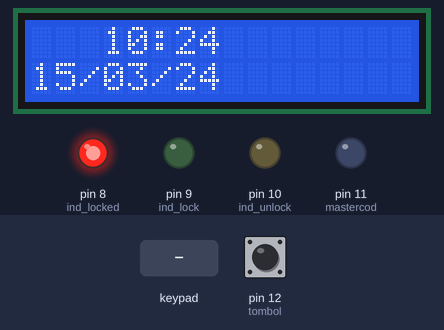
Simulated run of this sketch. Board: Arduino Uno, built with avr-gcc and run on an emulated ATmega328P. Shown: 16×2 character LCD, output pins drawn as LEDs (lit = HIGH). Wiring (from diagram.json): DS1307 clock at I2C address 0x68. Dashed ring = blinking. The inputs (shaded band) are chosen by the test bench; at power-on: pin 12 (tombol) HIGH. The local clock reads 2024-03-15 10:24:30 at power-on unless the sketch sets it.

Above: at 4.3 s.
4.4 s: pin 12 (tombol) pulled LOW for 3.2 s
At 4.9 s:
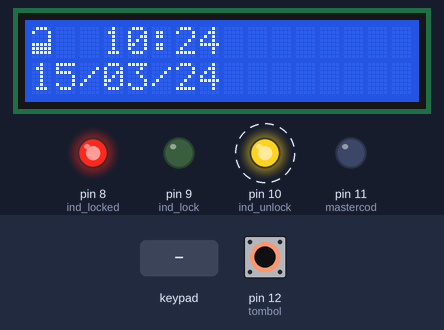
9.1 s: keypad keys 1 2 3 4 # pressed 0.4 s apart
At 12.5 s:
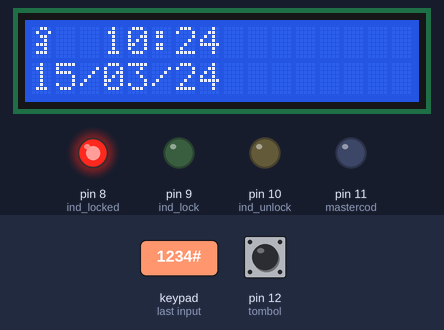
14.1 s: pin 12 (tombol) pulled LOW for 0.15 s
At 15.8 s:
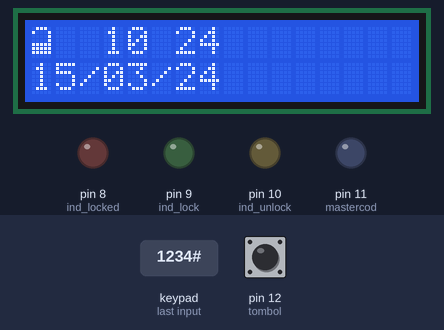
17.2 s: keypad keys 5 6 7 8 # pressed 0.4 s apart
At 19.8 s:
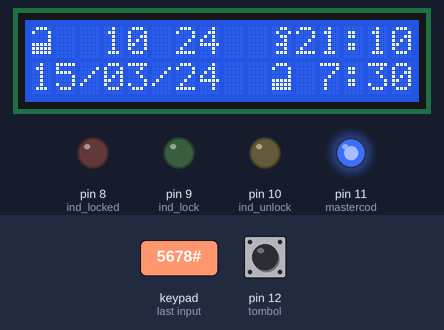
22.2 s: keypad keys 1 2 3 4 # pressed 0.4 s apart
At 25.8 s:
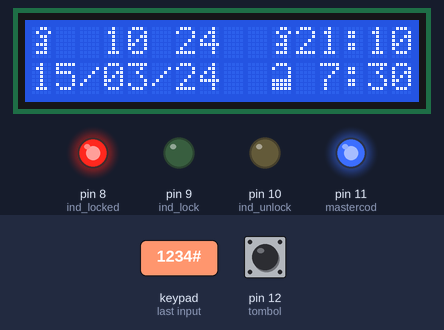
27.2 s: pin 12 (tombol) pulled LOW for 1 s
At 27.7 s:
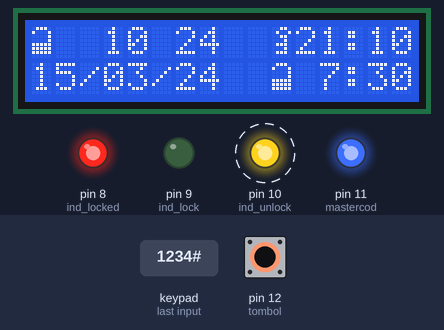
Timing chart, 0 to 30.2 s (numbered marks = the images above; inputs shaded):
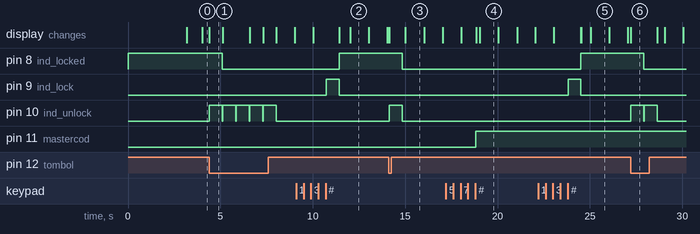

The sketch:

Kunci.ino
```cpp
#include <Wire.h> // gunakan pustaka untuk protokol i2c
#include <LiquidCrystal_I2C.h> // gunakan library untuk tampilan lcd1602 di i2c
//#include <LiquidCrystal.h>  //this library is included in the Arduino IDE

#include <RTClib.h>
#include <Keypad.h> // library untuk keyboard http://playground.arduino.cc/uploads/Code/keypad.zip
#include "Password.h" // perpustakaan untuk kata sandi http://playground.arduino.cc/uploads/Code/Password.zip
Password password = Password( "1234" ); // katw sandi primer.
Password password1 = Password( "5678" ); // katw sandi sekunder.

// tampilkan 1602 di i2c dengan alamat 0x27
LiquidCrystal_I2C lcd(0x27, 16, 2);

/*
  LiquidCrystal lcd(12, 11, 5, 4, 3, 2);
                              -------------------
                                      |  LCD  | Arduino |
                                      -------------------
  LCD RS pin to digital pin 12         |  RS   |   D12   |
  LCD Enable pin to digital pin 11     |  E    |   D11   |
  LCD D4 pin to digital pin 5          |  D4   |   D6    |
  LCD D5 pin to digital pin 4          |  D5   |   D4    |
  LCD D6 pin to digital pin 3          |  D6   |   D3    |
  LCD D7 pin to digital pin 2          |  D7   |   D2    |
  LCD R/W pin to ground                |  R/W  |   GND   |
                                      -------------------
*/

// Modul RTC dengan DS1307 atau DS3231.
RTC_DS1307 RTC;

const byte rows = 4; // jumlah baris keypad
const byte cols = 3; // jumlah kolom keypad
char keys[rows][cols] = { // tombol pada keypad
  {'1', '2', '3'},
  {'4', '5', '6'},
  {'7', '8', '9'},
  {'*', '0', '#'}
};

// byte rowPins[rows] = {R0, R1, R2, R3};
//byte colPins[cols] = {C0, C1, C2};

// keypad datar - tipe Adafruit
//byte rowPins[rows] = {1, 2, 3, 4};
//byte colPins[cols] = {5, 6, 7};

// keypaddengan tombol timbul - model KB304-PAW
byte rowPins[rows] = {2, 7, 6, 4};
// baris 1 = pin 2 mcu
// baris 2 = pin 7 mcu
// baris 3 = pin 6 mcu
// baris 4 = pin 4 mcu
byte colPins[cols] = {3, 1, 5};
// kolom 1 = pin 3 mcu
// kolom 2 = pin 1 mcu
// kolom 3 = pin 5 mcu

Keypad keypad = Keypad(makeKeymap(keys), rowPins, colPins, rows, cols);


#define tombol 12 // pushbutton terhubung ke pin digital 12 mcu
#define ind_unlock 10 // indikator led satus kunci terbuka
#define ind_lock 9 // indikator led satus dikunci
#define ind_locked 8 // indikator led satus terkunci permanen
#define mastercod 11
#define scurt 500 // waktu dalam ms untuk di hapus
#define tpactuator 700 // waktu dalam ms untuk masa aktif aktuator


// http://arduino.cc/en/Reference/LiquidCrystalCreateChar
byte gembok[8] = {
  B01110,
  B10001,
  B00001,
  B00001,
  B11111,
  B11111,
  B11111,
};

byte kunci[8] = {
  B00110,
  B01001,
  B00110,
  B00010,
  B01110,
  B00010,
  B01110,
};

byte jam1[8] = {
  B00000,
  B01110,
  B10101,
  B10101,
  B10001,
  B01110,
  B00000,
};

byte jam2[8] = {
  B00000,
  B01110,
  B10001,
  B10111,
  B10001,
  B01110,
  B00000,
};

byte jam3[8] = {
  B00000,
  B01110,
  B10001,
  B10101,
  B10101,
  B01110,
  B00000,
};

byte jam4[8] = {
  B00000,
  B01110,
  B10001,
  B11101,
  B10001,
  B01110,
  B00000,
};

byte TutupJam = 21; // batas jam tutup akses otomatos pintu
byte TutupMenit = 10; // batas menit tutup akses pintu
byte BukaJam = 7; // mulai jam buka akses otomatis pintu
byte BukaMenit = 30; // mulai menit buka akses otomatis pintu

void setup()
{
  keypad.addEventListener(keypadEvent); // objek dibuat untuk melacak penekanan tombol

  pinMode(tombol, INPUT);
  pinMode(ind_locked, OUTPUT);
  pinMode(ind_unlock, OUTPUT);
  pinMode(ind_lock, OUTPUT);
  pinMode(mastercod, OUTPUT);

  digitalWrite(tombol, HIGH); // input tombol dalam logika 1
  digitalWrite(ind_locked, HIGH);
  digitalWrite(ind_unlock, LOW);
  digitalWrite(ind_lock, LOW);
  digitalWrite(mastercod, LOW);

  lcd.begin(16, 2); // menginisialisasi tampilan
  lcd.backlight(); // aktifkan latar belakang
  lcd.createChar(0, gembok); // membuat karakter unik
  lcd.createChar(1, kunci); // membuat karakter unik
  lcd.createChar(2, jam1); // membuat karakter unik
  lcd.createChar(3, jam2); // membuat karakter unik
  lcd.createChar(4, jam3); // membuat karakter unik
  lcd.createChar(5, jam4); // membuat karakter unik
  // lcd.write(byte(0)); // perintah untuk menampilkan karakter unik

  lcd.setCursor(0, 0); // menempatkan kursor pada baris ke-1, kolom ke-1
  lcd.print("sistem akses"); // menampikan teks "sistem akses"
  lcd.setCursor(0, 1); // menempatkan kursor pada baris ke-2, kolom ke-1
  lcd.print("pintu katasandi"); // menampikan teks "pintu katasandi"

  delay(3000);
  lcd.clear();

  lcd.setCursor(0, 0); // menempatkan kursor pada baris ke-1, kolom ke-1
  // lcd.print("terkunci"); // menampikan teks "pintu terkunci"
  // lcd.write(byte(0));
  // lcd.write(byte(1)); // perintah untuk menampilkan karakter unik

  Wire.begin();
  Wire.beginTransmission(0x68);

  Wire.write(0x07); // pindahkan penunjuk ke alamat SQW
  Wire.write(0x10); // mengirim 0x10 (hex) 00010000 (biner) ke register kontrol - menyalakan gelombang persegi
  Wire.endTransmission();

  RTC.begin();

  // jika perlu menyetel jam... hapus saja baris ini

  if (! RTC.isrunning())
  {
    Serial.println("RTC is NOT running!");

    // baris berikut menyetel RTC ke tanggal & waktu
    RTC.adjust(DateTime(__DATE__, __TIME__));
    // Baris ini menyetel RTC dengan tanggal & waktu eksplisit, misalnya untuk menyetel 21 Januari 2014 jam 3 pagi:
    // RTC.adjust(DateTime(2014, 1, 21, 3, 0, 0));
  }
  // RTC.adjust(DateTime(__DATE__, __TIME__));
  // RTC.adjust(DateTime(2016, 9, 11, 13, 24, 0));
}

void loop()
{
  DateTime now = RTC.now();
  lcd.setCursor(3, 0);
  if ( now.hour() < 10)
  {
    lcd.print(" ");
    lcd.print(now.hour(), DEC);
  }
  else
  {
    lcd.print(now.hour(), DEC);
  }
  // lcd.print(":");

  if ( now.second() % 2 == 0)
    lcd.print(":");
  else
    lcd.print(" ");

  if ( now.minute() < 10)
  {
    lcd.print("0");
    lcd.print(now.minute(), DEC);
  }
  else
  {
    lcd.print(now.minute(), DEC);
  }

  //////////////////////////////////////////////////////
  //////////////////////////////////////////////////////

  // lcd.print(":");
  // if ( now.second() < 10)
  // {
  //  lcd.print("0");
  //  lcd.print(now.second(), DEC);
  // }
  // else
  // {
  //  lcd.print(now.second(), DEC);
  // }
  // lcd.print(" ");

  //////////////////////////////////////////////////////
  //////////////////////////////////////////////////////

  if (digitalRead(mastercod) == HIGH)
  { // jam diaktifkan
    lcd.setCursor(10, 0);
    lcd.write(byte(1)); // kunci

    if (TutupJam < 10)
      lcd.print(" ");
    lcd.print(TutupJam);
    lcd.print(":");
    if (TutupMenit < 10)
      lcd.print("0");
    lcd.print(TutupMenit);
    lcd.setCursor(10, 1);
    lcd.write(byte(0)); // kunci terbuka
    if (BukaJam < 10)
      lcd.print(" ");
    lcd.print(BukaJam);
    lcd.print(":");
    if (BukaMenit < 10)
      lcd.print("0");
    lcd.print(BukaMenit);

    //////////////////////////////////////////////////////
    //////////////////////////////////////////////////////

    // int angka = now.second();
    // lcd.setCursor(9, 0);
    // if (angka %4 == 0)
    // {
    //  lcd.write(byte(2));
    // }
    // if (angka %4 == 1)
    // {
    //  lcd.write(byte(3));
    // }
    // if (angka %4 == 2)
    // {
    //  lcd.write(byte(4));
    // }
    // if (angka %4 == 3)
    // {
    //  lcd.write(byte(5));
    // }

    //////////////////////////////////////////////////////
    //////////////////////////////////////////////////////

  }
  else
  {
    // lcd.print(" ");
    lcd.setCursor(10, 0);
    lcd.print("      ");
    lcd.setCursor(10, 1);
    lcd.print("      ");
  }

  lcd.setCursor(0, 1);
  if ( now.day() < 10)
  {
    lcd.print("0");
    lcd.print(now.day(), DEC);
  }
  else
  {
    lcd.print(now.day(), DEC);
  }

  lcd.print("/");
  if ( now.month() < 10)
  {
    lcd.print("0");
    lcd.print(now.month(), DEC);
  }
  else
  {
    lcd.print(now.month(), DEC);
  }

  lcd.print("/");
  lcd.print(now.year() - 2000, DEC);
  lcd.print("");

  keypad.getKey();

  if (digitalRead(tombol) == LOW)
  { // tombol di tekan
    // tindakan();
    pembukaan();
  }

  if (digitalRead(mastercod) == HIGH) // jika jam dinonaktifkan
  {
    if ((now.hour() == BukaJam) && now.minute() == BukaMenit)
    {
      // if (digitalRead(ind_locked) == HIGH)
      // pembukaan();
      if ((digitalRead(ind_locked) == HIGH) && (now.second() < 3))
        pembukaan();
    }

    if ((now.hour() == TutupJam) && now.minute() == TutupMenit)
    {
      // if (digitalRead(ind_locked) == LOW)
      penutupan();
      if ((digitalRead(ind_locked) == LOW) && (now.second() < 3) == LOW)
        penutupan();
    }
  }
}

//mengatur ekspresi keypad khusus
void keypadEvent(KeypadEvent eKey)
{
  switch (keypad.getState())
  {
    case PRESSED:
      // Serial.print("tekan: ");
      // Serial.println(eKey);
      switch (eKey)
      {
        case '#':
          checkPassword();
          break;
        case '*':
          password.reset();
          password1.reset();
          break;
        default:
          password.append(eKey);
          password1.append(eKey);
      }
  }
}

void checkPassword()
{
  if (password.evaluate())
  { // base dasar utama
    Serial.println("Sukses..");
    // Tambahkan kode untuk dijalankan jika berhasil
    if (digitalRead(ind_locked) == LOW)
      penutupan();
    else
      pembukaan();
    password.reset();
    password1.reset();
  }
  else if (password1.evaluate())
  {
    Serial.println("Sukses..        ");

    //////////////////////////////////////////////////////
    //////////////////////////////////////////////////////

    // Tambahkan kode untuk dijalankan jika berhasil
    // if (digitalRead(mastercod) == LOW)
    // digitalWrite(mastercod, HIGH);
    // else
    // digitalWrite(mastercod, LOW);

    // if ((digitalRead(ind_locked) == LOW) && (digitalRead(mastercod) == HIGH))
    // digitalWrite(mastercod, LOW);
    // else
    // digitalWrite(mastercod, HIGH);

    //////////////////////////////////////////////////////
    //////////////////////////////////////////////////////

    if (digitalRead(ind_locked) == LOW)
    {
      if (digitalRead(mastercod) == HIGH)
        digitalWrite(mastercod, LOW);
      else
        digitalWrite(mastercod, HIGH);
    }
    password.reset();
    password1.reset();
  }
  else
  {
    Serial.println("Salah");
    // tambahkan kode untuk dijalankan jika tidak berhasil
    password.reset();
    password1.reset();
    delay(1000);
  }
}

void pembukaan()
{
  // lcd.clear();
  lcd.setCursor(0, 0);
  lcd.write(byte(0));
  // lcd.write(byte(1));
  digitalWrite(ind_unlock, HIGH);
  delay(tpactuator);
  digitalWrite(ind_unlock, LOW);
  digitalWrite(ind_locked, LOW);
  // lcd.clear();
}

void penutupan()
{
  digitalWrite(ind_lock, HIGH);
  delay(tpactuator);
  digitalWrite(ind_lock, LOW);
  lcd.setCursor(0, 0);
  lcd.write(byte(1));
  digitalWrite(ind_locked, HIGH);
}
```

Password.cpp
```cpp
// (licence header left out)
#include "Password.h"

//construct object in memory, set all variables
Password::Password(char* pass){
	set( pass );
	reset();
}

//set the password
void Password::set(char* pass){
	target = pass;
}

//evaluate a string, is it equal to the password?
bool Password::is(char* pass){
	byte i=0;
	while (*pass && i<MAX_PASSWORD_LENGTH){
		guess[i] = pass[i];
		i++;
	}
	return evaluate();
}

//append a char to the guessed password
bool Password::append(char character){
	if (currentIndex+1==MAX_PASSWORD_LENGTH){
		return false;
	}else{
		guess[currentIndex++] = character;
		guess[currentIndex] = STRING_TERMINATOR; //ensure a valid c string
	}
	return true;
}

//reset the guessed password, one can guess again
void Password::reset(){
	currentIndex = 0;
	guess[currentIndex] = STRING_TERMINATOR;
}

//is the current guessed password equal to the target password?
bool Password::evaluate(){
	char pass = target[0];
	char guessed = guess[0];
	for (byte i=1; i<MAX_PASSWORD_LENGTH; i++){

		//check if guessed char is equal to the password char
		if (pass==STRING_TERMINATOR && guessed==STRING_TERMINATOR){
			return true; //both strings ended and all previous characters are equal
		}else if (pass!=guessed || pass==STRING_TERMINATOR || guessed==STRING_TERMINATOR){
			return false; //difference OR end of string has been reached
		}

		//read next char
		pass = target[i];
		guessed = guess[i];
	}
	return false; //a 'true' condition has not been met
}

//set password using operator =
Password &Password::operator=(char* pass){
	set( pass );
	return *this;
}

//test password using ==
bool Password::operator==(char* pass){
	return is( pass );
}

//test password using !=
bool Password::operator!=(char* pass){
	return !is( pass );
}

//append to currently guessed password using operator <<
Password &Password::operator<<(char character){
	append( character );
	return *this;
}

/*
|| @changelog
|| | 2009-06-17 - Alexander Brevig : Added assignment operator =, equality operators == != and insertion operator <<
|| | 2009-06-17 - Alexander Brevig : Initial Release
|| #
*/
```

Password.h
```cpp
// (licence header left out)
#ifndef PASSWORD_H
#define PASSWORD_H

// Arduino versioning.
#if defined(ARDUINO) && ARDUINO >= 100
#include "Arduino.h"	// for digitalRead, digitalWrite, etc
#else
#include "WProgram.h"
#endif

#define MAX_PASSWORD_LENGTH 20

#define STRING_TERMINATOR '\0'

class Password {
public:
	Password(char* pass);

	void set(char* pass);
	bool is(char* pass);
	bool append(char character);
	void reset();
	bool evaluate();

	//char* getPassword();
	//char* getGuess();

	//operators
	Password &operator=(char* pass);
	bool operator==(char* pass);
	bool operator!=(char* pass);
	Password &operator<<(char character);

private:
	char* target;
	char guess[ MAX_PASSWORD_LENGTH ];
	byte currentIndex;
};

#endif

/*
|| @changelog
|| | 1.1 2009-06-17 - Alexander Brevig : Added assignment operator =, equality operators == != and insertion operator <<
|| | 1.0 2009-06-17 - Alexander Brevig : Initial Release
|| #
*/
```

Measured:
- after the input at 4.4 s, pin 8 (ind_locked): HIGH → LOW after 0.70 s; pin 10 (ind_unlock): alternates HIGH for 0.70 s and LOW for 0.03 s, starting at once; the display: changes at once (image 1)
- after the input at 9.1 s, pin 8 (ind_locked): LOW → HIGH after 2.3 s; pin 9 (ind_lock): LOW → HIGH after 1.6 s, → LOW 0.70 s later
- after the input at 14.1 s, pin 8 (ind_locked): HIGH → LOW after 0.73 s; pin 10 (ind_unlock): LOW → HIGH at once, → LOW 0.70 s later; the display: first changes at once (image 3 shows a later state)
- after the input at 17.2 s, pin 11 (mastercod): LOW → HIGH after 1.6 s; the display: first differs from a run without the input after 1.6 s (image 4 shows a later state)
- after the input at 22.2 s, pin 8 (ind_locked): LOW → HIGH after 2.3 s; pin 9 (ind_lock): LOW → HIGH after 1.6 s, → LOW 0.70 s later
- after the input at 27.2 s, pin 8 (ind_locked): HIGH → LOW after 0.72 s; pin 10 (ind_unlock): alternates HIGH for 0.70 s and LOW for 0.03 s, 4 changes in all, then stays LOW, starting at once; the display: changes at once (image 6)
- what the display in image 1 shows lasts 0.7 s, from 4.4 s to 5.1 s
